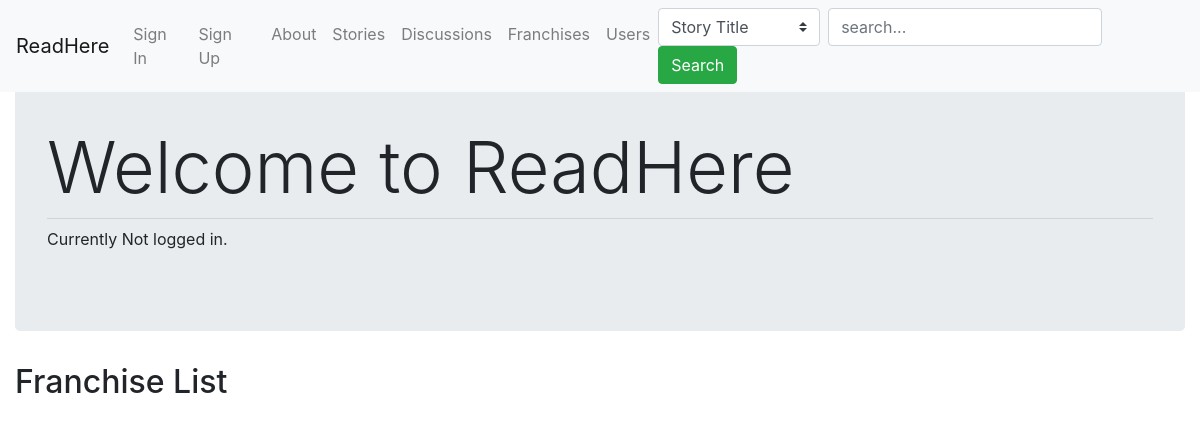
/, run on an earlier commit of the app's database.
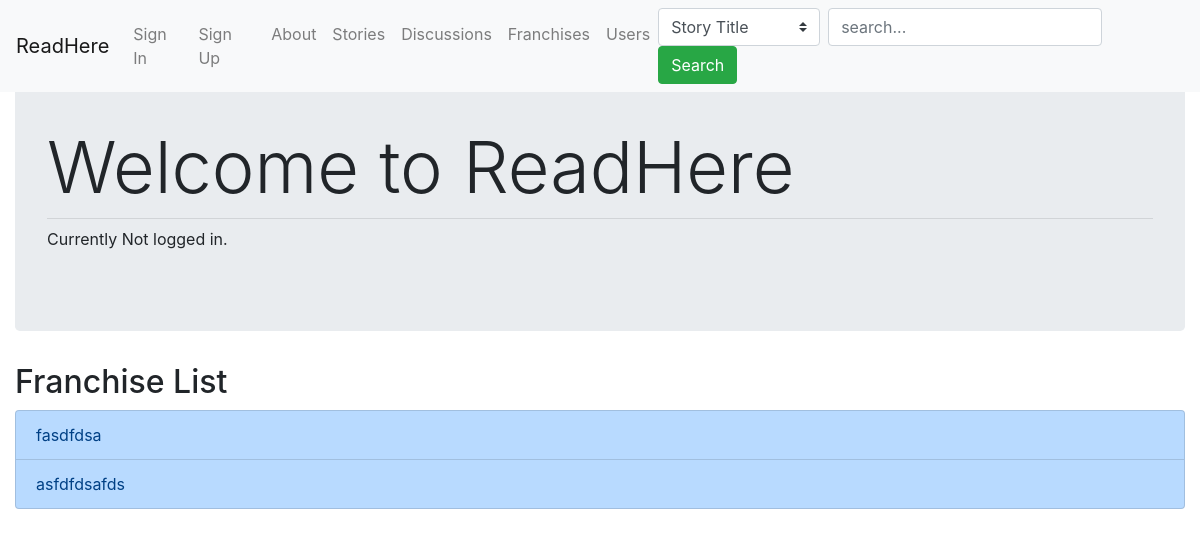
And on a later commit of the database.
### tables this page shows
CREATE TABLE `franchise` (
  `franchiseIDName` varchar(64) NOT NULL,
  `Franchise Name` varchar(128) NOT NULL,
  `Summary` varchar(100) NOT NULL,
  `readable` tinyint(1) NOT NULL DEFAULT 1
);

### index.php (the view, shortened to what this page needs)
<?php
  include "connectdb.php";
?>
<!DOCTYPE html>
<html lang="en">
<head>
  <link rel="stylesheet" href="https://stackpath.bootstrapcdn.com/bootstrap/4.5.0/css/bootstrap.min.css">
  <link rel="stylesheet" href="style.css">
</head>
<body>
  <nav class="navbar navbar-expand-xl navbar-light bg-light fixed-top" id="navbar">
    <a class="navbar-brand" href="index.php">ReadHere</a>
    <div class="collapse navbar-collapse" id="collapsibleNavId">
      <ul class="navbar-nav mr-auto mt-2 mt-lg-0">
        <?php
          if(!isset($_SESSION["uname"])){
            echo '<li class="nav-item">';
            echo "<a class='nav-link' href='signin.php?prevPage=index.php'>Sign In</a>";
            echo '</li>';
            echo '<li class="nav-item">';
            echo "<a class='nav-link' href='signup.php?prevPage=index.php'>Sign Up</a>";
            echo '</li>';
          }
        ?>
        <li class='nav-item'>
          <a class='nav-link' href='about.php'>About</a>
        </li>
        <li class='nav-item'>
          <a href='stories.php' class='nav-link'>Stories</a>
        </li>
        <li class='nav-item'>
          <a href='discussions.php' class='nav-link'>Discussions</a>
        </li>
        <li class='nav-item'>
          <a href='franchises.php' class='nav-link'>Franchises</a>
        </li>
        <li class='nav-item'>
          <a href='users.php' class='nav-link'>Users</a>
        </li>
      </ul>
      <form class="form-inline my-2 my-lg-0" action="search.php" method="GET">
        <select class="form-control mr-sm-2 custom-select" name="searchType" id="searchType">
          <option value='story'>Story Title</option>
        </select>
        <input type="text" name="searchTitle" id="searchTitle" class="form-control mr-sm-2" placeholder="search...">
        <button class='btn btn-success' type="submit">Search</button>
      </form>
    </div>
  </nav>
  <div class="container-fluid"id="container">
    <div class="jumbotron">
      <h1 class="display-3">Welcome to ReadHere</h1>
      <hr class="my-2">
      <p>
        <?php
          if(isset($_SESSION["uname"])){
            echo "Welcome back, {$_SESSION["uname"]}!";
          }
          else {
            echo "Currently Not logged in.";
          }
        ?>
      </p>
    </div>
    <h2>Franchise List</h2>
    <div class="list-group">
      <?php
      $query = "SELECT `Franchise Name`,`franchiseIDName` from `franchise` WHERE readable = 1";
      $result = mysqli_query($con, $query);
      if($result){
        while ($row = mysqli_fetch_array($result)){
          echo '<a href="franchise.php?id='.$row[1].'" class="list-group-item list-group-item-action list-group-item-primary">'.$row[0].'</a>';
        }
      }
      else {
        echo '<li class="list-group-item">Unable to execute query</li>';
      }
    ?>
    </div>
  </div>
</body>
</html>

What changed in the data, as far as the page shows it:
added franchise: Franchise Name "fasdfdsa"
added franchise: Franchise Name "asfdfdsafds"
